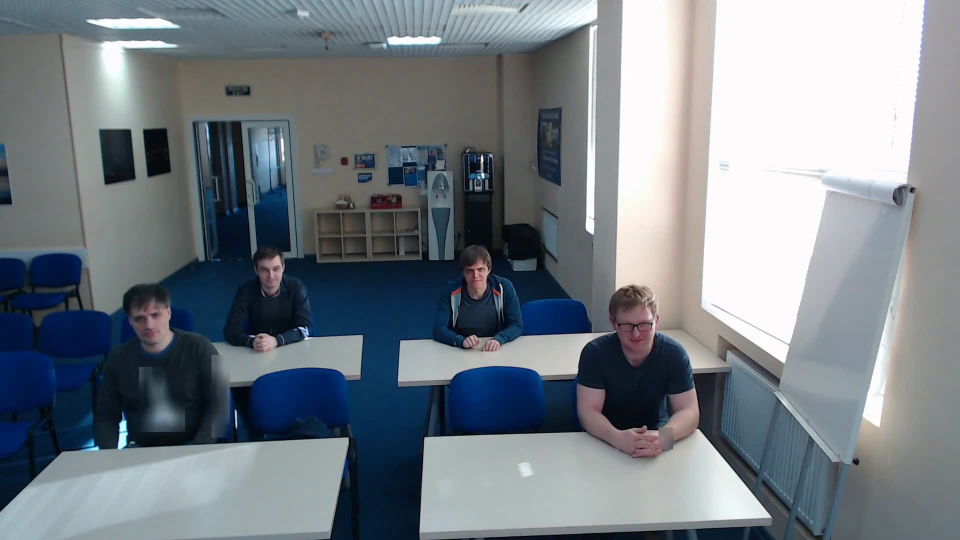
#> input picture img_1.jpg, 1920 x 1080 px (shown at 1/2 size)
$ python utils_for_blur.py   (older library calls are emulated)
#> lines starting #> are read from the running program, lines starting #| are printed output that depends on the picture; after the words box and inside, x2 and y2 are one past the last pixel; in counts of white or black regions, pixels touching at a corner belong together
# This code is propietary of www.waajacu.com
# was developed by santiago restrepo.
import cv2
import numpy as np
from time import time

class BLUR_MECH:
    def __init__(self, blur_factor=(50,50), updown_scale=0.05, temp_folder='/temp/'):
        self.blur_factor = blur_factor
        self.updown_scale = updown_scale
        self.temp_folder = temp_folder
    def blur(self, pastImg_path, actImg_path):
#> called with pastImg_path = 'img_1.jpg', actImg_path = 'img_2.jpg'
        self.img1 = cv2.imread(pastImg_path,0)
#> self.img1: shape (1080, 1920); min 0, max 255, mean 125
        self.img2 = cv2.imread(actImg_path,0)
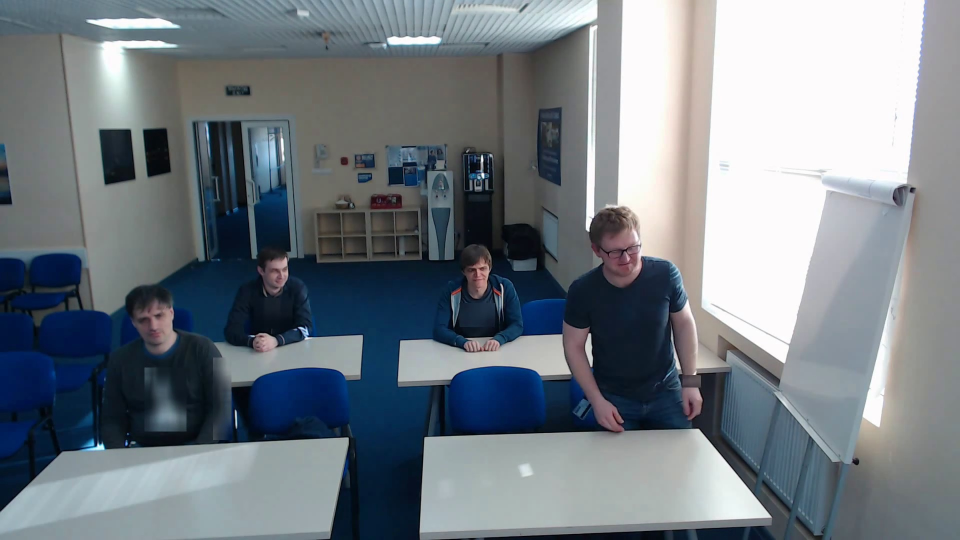
#> input picture img_2.jpg, 1920 x 1080 px (shown at 1/2 size)
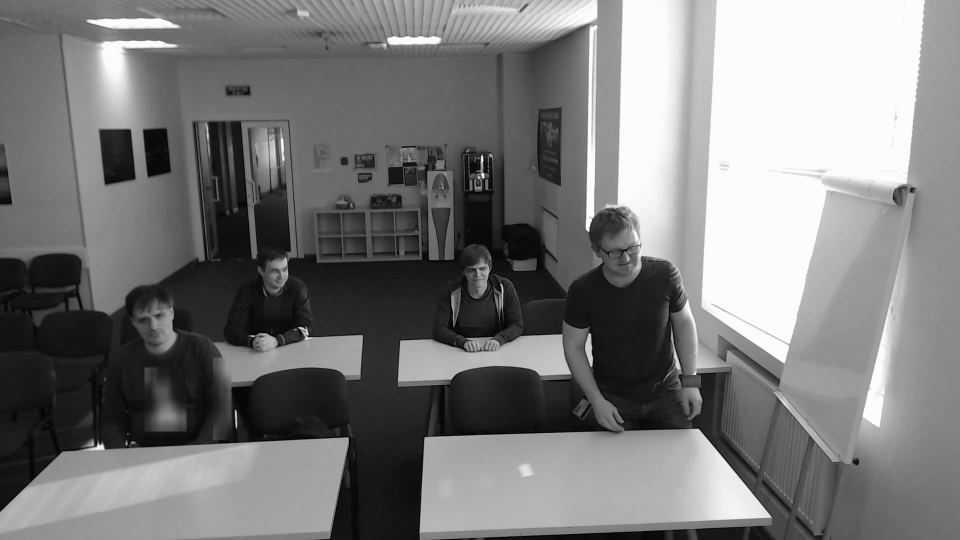
#> self.img2: shape (1080, 1920) (shown at 1/2 size); min 0, max 255, mean 122.3
        self.img2_color = cv2.imread(actImg_path)
#> self.img2_color is the input picture: shape (1080, 1920, 3); mean B, G, R 131.1, 123.9, 115.7
        img3 = cv2.subtract(self.img1, self.img2)
        # Subtract the 2 image to get the difference region
        # Make it smaller to speed up everything and easier to cluster
        small_img = cv2.resize(img3,(0,0),fx = self.updown_scale, fy = self.updown_scale)
        # Morphological close process to cluster nearby objects
        fat_img = cv2.dilate(small_img, None,iterations = 3)
        fat_img = cv2.erode(fat_img, None,iterations = 3)
        fat_img = cv2.dilate(fat_img, None,iterations = 3)
        fat_img = cv2.erode(fat_img, None,iterations = 3)
        # Threshold strong signals
        _, bin_img = cv2.threshold(fat_img,20,255,cv2.THRESH_BINARY)
#> bin_img: shape (54, 96); 6.6% white; 5 white regions (2 under 20 px), largest, box (x1, y1, x2, y2) and area: (47, 21, 70, 44) 254, (0, 42, 15, 54) 43, (13, 30, 22, 42) 32
        # Analyse connected components
        num_labels, labels, stats, centroids = cv2.connectedComponentsWithStats(bin_img)
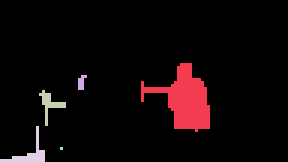
#> labels: shape (54, 96) int32 (shown 3 times larger); 6 distinct labels, from 0 to 5; one colour per label, 0 black
#> num_labels = 6; stats = [[0, 0, 96, 54, 4844], [47, 21, 23, 23, 254], [26, 25, 3, 5, 10], [13, 30, 9, 12, 32], [0, 42, 15, 12, 43], [20, 49, 1, 1, 1]]; centroids = [[47.36, 25.9], [61.39, 32.77], [26.7, 27], [16.19, 34.28], [9.49, 50.86], [20, 49]]
        # Cluster all the intersected bounding box together
        rsmall, csmall = np.shape(small_img)
#> rsmall = 54; csmall = 96
        new_img1 = np.zeros((rsmall, csmall), dtype=np.uint8)
        self.fill_rects(new_img1,stats)
#> the loop in fill_rects, `for i,stat in enumerate(stats):` made 6 passes
#> (stat, p2) on passes 2 to 6: ([47, 21, 23, 23, 254], (70, 44)), ([26, 25, 3, 5, 10], (29, 30)), ([13, 30, 9, 12, 32], (22, 42)), ([0, 42, 15, 12, 43], (15, 54)), ([20, 49, 1, 1, 1], (21, 50))
#> after the loop in fill_rects, `for i,stat in enumerate(stats):`: image: shape (54, 96); 17.8% white; 4 white regions (1 under 20 px), largest, box (x1, y1, x2, y2) and area: (47, 21, 71, 45) 576, (0, 30, 23, 54) 319, (26, 25, 30, 31) 24
        # Analyse New connected components to get final regions
        num_labels_new, labels_new, stats_new, centroids_new = cv2.connectedComponentsWithStats(new_img1)
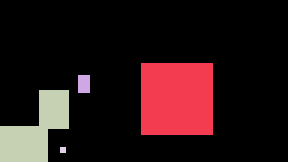
#> labels_new: shape (54, 96) int32 (shown 3 times larger); 5 distinct labels, from 0 to 4; one colour per label, 0 black
#> num_labels_new = 5; stats_new = [[0, 0, 96, 54, 4261], [47, 21, 24, 24, 576], [26, 25, 4, 6, 24], [0, 30, 23, 24, 319], [20, 49, 2, 2, 4]]; centroids_new = [[48.85, 24.44], [58.5, 32.5], [27.5, 27.5], [11.51, 42.87], [20.5, 49.5]]
        self.diff_shapes = np.uint8(200*labels/np.max(labels))
        self.diff_rectangles = np.uint8(200*labels_new/np.max(labels_new))
        # binarize
        self.diff_shapes[self.diff_shapes > 0] = 255
        self.diff_rectangles[self.diff_rectangles > 0] = 255
        self.mask = cv2.resize(self.diff_rectangles, (0,0), fx = 1/self.updown_scale, fy = 1/self.updown_scale)
        self.blurImg = cv2.blur(self.img2_color, self.blur_factor)
        aux_a = cv2.bitwise_and(self.img2_color, self.img2_color, mask=self.mask)
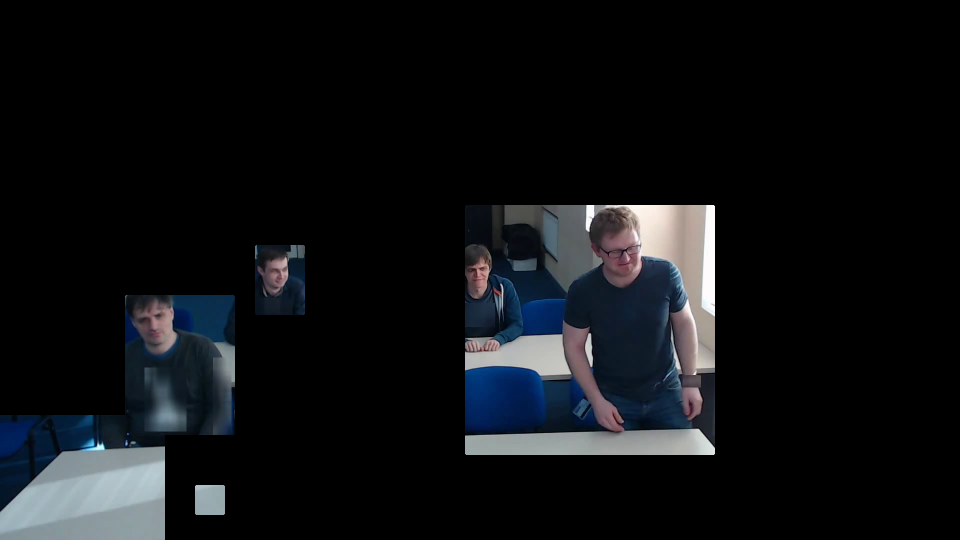
#> aux_a: shape (1080, 1920, 3) (shown at 1/2 size); mean B, G, R 19.2, 16.8, 15
        aux_b = cv2.bitwise_and(self.blurImg, self.blurImg, mask=cv2.bitwise_not(self.mask))
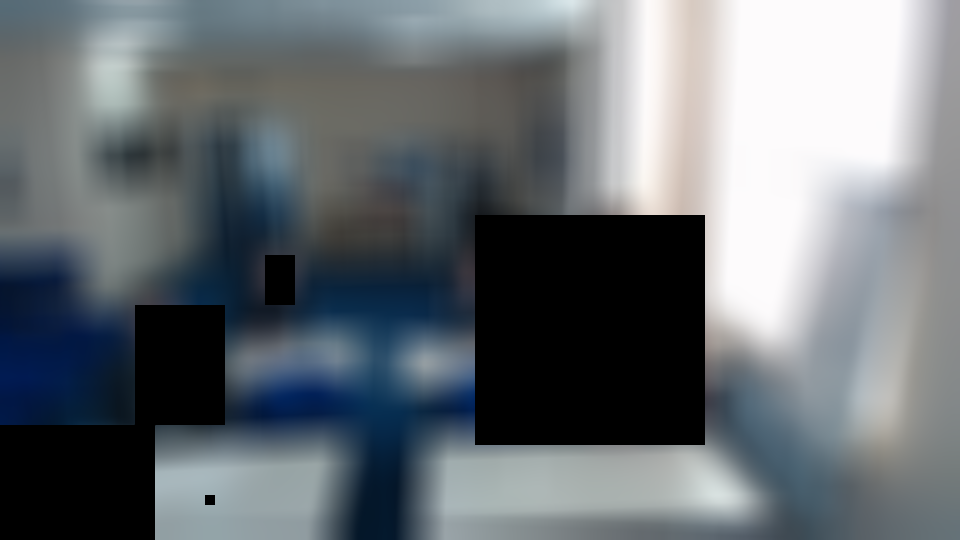
#> aux_b: shape (1080, 1920, 3) (shown at 1/2 size); mean B, G, R 115.7, 110.6, 103.9
        self.outputImg = cv2.add(aux_a, aux_b)
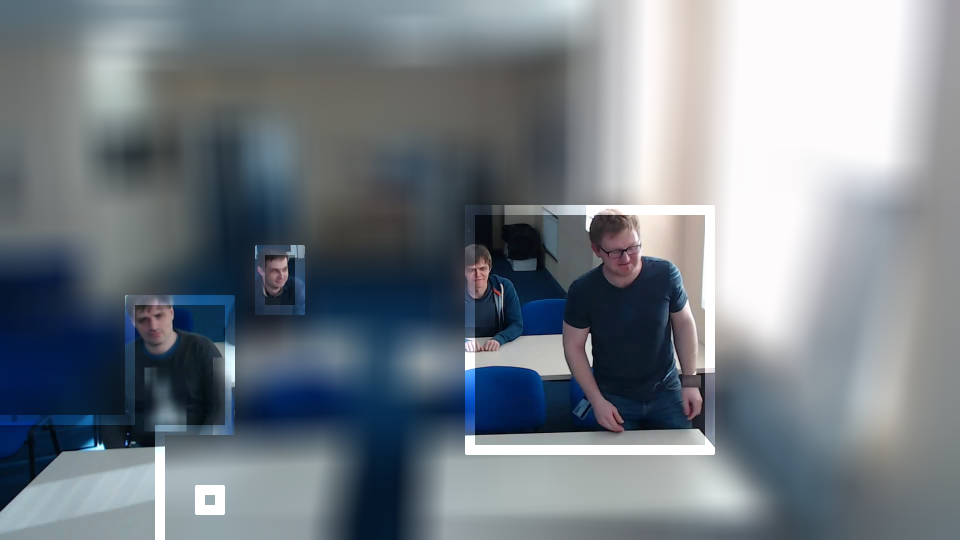
#> self.outputImg: shape (1080, 1920, 3) (shown at 1/2 size); mean B, G, R 133.6, 126.1, 117.7


    # Function to fill all the bounding box
    def fill_rects(self, image, stats):
        for i,stat in enumerate(stats):
            if i > 0:
                p1 = (stat[0],stat[1])
                p2 = (stat[0] + stat[2],stat[1] + stat[3])
                cv2.rectangle(image,p1,p2,255,-1)
    def save_img(self, img_id):
        # cv2.imwrite('mask image.png',self.mask)
        aux_name = self.temp_folder+'/'+str(img_id)+'__blur.jpg'
        cv2.imwrite(aux_name,self.outputImg)
        return aux_name
    def print_imgs(self):
        cv2.imshow('mask image',self.mask)
        cv2.imshow('blurred image',self.blurImg)
        cv2.imshow("outputImg:",self.outputImg)
        cv2.waitKey(0)
        cv2.destroyAllWindows()

if __name__=='__main__':
    blur_mech = BLUR_MECH(
        blur_factor=(100,100),
        temp_folder='./',
    )
    blur_mech.blur(
        pastImg_path='img_1.jpg',
        actImg_path='img_2.jpg',
    )
    blur_mech.save_img(img_id='outputImg')
    # blur_mech.print_imgs()


    # # # # USAGE
    # # # # python image_diff.py --first images/original_01.png --second images/modified_01.png

    # # # # import the necessary packages
    # # # from skimage.measure import compare_ssim

    # # # # construct the argument parse and parse the arguments
    # # # ap = argparse.ArgumentParser()
    # # # ap.add_argument("-f", "--first", required=True,
    # # #     help="first input image")
    # # # ap.add_argument("-s", "--second", required=True,
    # # #     help="second")
    # # # args = vars(ap.parse_args())

    # # # # load the two input images
    # # # imageA = cv2.imread(args["first"])
    # # # imageB = cv2.imread(args["second"])

    # # # # convert the images to grayscale
    # # # grayA = cv2.cvtColor(imageA, cv2.COLOR_BGR2GRAY)
    # # # grayB = cv2.cvtColor(imageB, cv2.COLOR_BGR2GRAY)

    # # # # compute the Structural Similarity Index (SSIM) between the two
    # # # # images, ensuring that the difference image is returned
    # # # (score, diff) = compare_ssim(grayA, grayB, full=True)
    # # # diff = (diff * 255).astype("uint8")
    # # # print("SSIM: {}".format(score))

    # # # # threshold the difference image, followed by finding contours to
    # # # # obtain the regions of the two input images that differ
    # # # thresh = cv2.threshold(diff, 0, 255,
    # # #     cv2.THRESH_BINARY_INV | cv2.THRESH_OTSU)[1]
    # # # cnts = cv2.findContours(thresh.copy(), cv2.RETR_EXTERNAL,
    # # #     cv2.CHAIN_APPROX_SIMPLE)
    # # # cnts = cnts[0] #if imutils.is_cv2() else cnts[1]

    # # # # loop over the contours
    # # # for c in cnts:
    # # #     # compute the bounding box of the contour and then draw the
    # # #     # bounding box on both input images to represent where the two
    # # #     # images differ
    # # #     (x, y, w, h) = cv2.boundingRect(c)
    # # #     cv2.rectangle(imageA, (x, y), (x + w, y + h), (0, 0, 255), 2)
    # # #     cv2.rectangle(imageB, (x, y), (x + w, y + h), (0, 0, 255), 2)

    # # # # show the output images
    # # # cv2.imshow("Original", imageA)
    # # # cv2.imshow("Modified", imageB)
    # # # cv2.imshow("Diff", diff)
    # # # cv2.imshow("Thresh", thresh)
    # # # cv2.waitKey(0)
